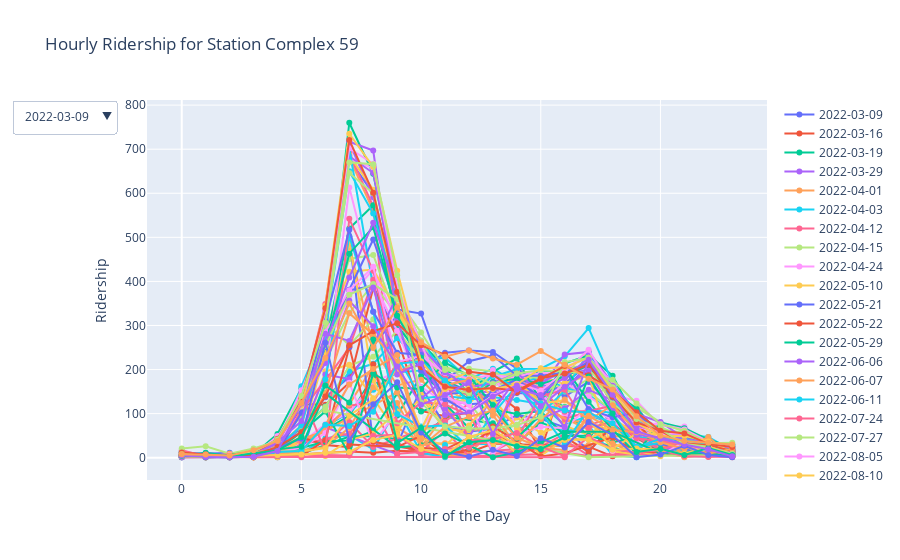

The cell this chart's notebook holds for it:
### Code cell
import plotly.express as px
import plotly.graph_objects as go
from plotly.subplots import make_subplots

# Filter data for the station complex you want to visualize
station_complex_id = 59
station_complex_data = grouped_station_complex_hourly[grouped_station_complex_hourly['station_complex_id'] == station_complex_id]

# Get unique days for dropdown selection
unique_days = station_complex_data['day'].unique()

# Create a figure
fig = go.Figure()

# Create a plot for each day and add to the figure
for day in unique_days:
    day_data = station_complex_data[station_complex_data['day'] == day]
    fig.add_trace(
        go.Scatter(
            x=day_data['hour'],
            y=day_data['ridership'],
            mode='lines+markers',
            name=str(day)
        )
    )

# Update layout for dropdown to select dates
fig.update_layout(
    title=f'Hourly Ridership for Station Complex {station_complex_id}',
    xaxis_title='Hour of the Day',
    yaxis_title='Ridership',
    updatemenus=[
        {
            "buttons": [
                {
                    "method": "update",
                    "label": str(day),
                    "args": [{"visible": [day == unique_day for unique_day in unique_days]}],
                }
                for day in unique_days
            ],
            "direction": "down",
            "showactive": True,
        }
    ]
)

fig.show()
